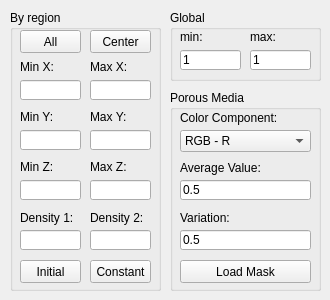
   <widget class="QWidget" name="tab_2">
    <attribute name="title">
     <string>Initial</string>
    </attribute>
    <widget class="QGroupBox" name="groupBox">
     <property name="geometry">
      <rect>
       <x>10</x>
       <y>10</y>
       <width>151</width>
       <height>281</height>
      </rect>
     </property>
     <property name="title">
      <string>By region</string>
     </property>
     <widget class="QPushButton" name="updateInitial">
      <property name="enabled">
       <bool>true</bool>
      </property>
      <property name="geometry">
       <rect>
        <x>10</x>
        <y>250</y>
        <width>61</width>
        <height>23</height>
       </rect>
      </property>
      <property name="text">
       <string>Initial</string>
      </property>
      <property name="autoDefault">
       <bool>false</bool>
      </property>
     </widget>
     <widget class="QLineEdit" name="minZ">
      <property name="enabled">
       <bool>true</bool>
      </property>
      <property name="geometry">
       <rect>
        <x>10</x>
        <y>170</y>
        <width>61</width>
        <height>20</height>
       </rect>
      </property>
     </widget>
     <widget class="QLabel" name="label_11">
      <property name="geometry">
       <rect>
        <x>80</x>
        <y>100</y>
        <width>46</width>
        <height>13</height>
       </rect>
      </property>
      <property name="text">
       <string>Max Y:</string>
      </property>
     </widget>
     <widget class="QLineEdit" name="maxY">
      <property name="enabled">
       <bool>true</bool>
      </property>
      <property name="geometry">
       <rect>
        <x>80</x>
        <y>120</y>
        <width>61</width>
        <height>20</height>
       </rect>
      </property>
     </widget>
     <widget class="QLineEdit" name="maxX">
      <property name="enabled">
       <bool>true</bool>
      </property>
      <property name="geometry">
       <rect>
        <x>80</x>
        <y>70</y>
        <width>61</width>
        <height>20</height>
       </rect>
      </property>
     </widget>
     <widget class="QLabel" name="label_8">
      <property name="geometry">
       <rect>
        <x>80</x>
        <y>50</y>
        <width>46</width>
        <height>13</height>
       </rect>
      </property>
      <property name="text">
       <string>Max X:</string>
      </property>
     </widget>
     <widget class="QLineEdit" name="maxZ">
      <property name="enabled">
       <bool>true</bool>
      </property>
      <property name="geometry">
       <rect>
        <x>80</x>
        <y>170</y>
        <width>61</width>
        <height>20</height>
       </rect>
      </property>
     </widget>
     <widget class="QLineEdit" name="density2">
      <property name="enabled">
       <bool>true</bool>
      </property>
      <property name="geometry">
       <rect>
        <x>80</x>
        <y>220</y>
        <width>61</width>
        <height>20</height>
       </rect>
      </property>
     </widget>
     <widget class="QLabel" name="label_14">
      <property name="geometry">
       <rect>
        <x>10</x>
        <y>200</y>
        <width>101</width>
        <height>16</height>
       </rect>
      </property>
      <property name="text">
       <string>Density 1:</string>
      </property>
     </widget>
     <widget class="QLabel" name="label_15">
      <property name="geometry">
       <rect>
        <x>80</x>
        <y>200</y>
        <width>101</width>
        <height>16</height>
       </rect>
      </property>
      <property name="text">
       <string>Density 2:</string>
      </property>
     </widget>
     <widget class="QLabel" name="label_10">
      <property name="geometry">
       <rect>
        <x>10</x>
        <y>150</y>
        <width>46</width>
        <height>13</height>
       </rect>
      </property>
      <property name="text">
       <string>Min Z:</string>
      </property>
     </widget>
     <widget class="QLabel" name="label_7">
      <property name="geometry">
       <rect>
        <x>80</x>
        <y>150</y>
        <width>46</width>
        <height>13</height>
       </rect>
      </property>
      <property name="text">
       <string>Max Z:</string>
      </property>
     </widget>
     <widget class="QLineEdit" name="minX">
      <property name="enabled">
       <bool>true</bool>
      </property>
      <property name="geometry">
       <rect>
        <x>10</x>
        <y>70</y>
        <width>61</width>
        <height>20</height>
       </rect>
      </property>
     </widget>
     <widget class="QLineEdit" name="minY">
      <property name="enabled">
       <bool>true</bool>
      </property>
      <property name="geometry">
       <rect>
        <x>10</x>
        <y>120</y>
        <width>61</width>
        <height>20</height>
       </rect>
      </property>
     </widget>
     <widget class="QLineEdit" name="density1">
      <property name="enabled">
       <bool>true</bool>
      </property>
      <property name="geometry">
       <rect>
        <x>10</x>
        <y>220</y>
        <width>61</width>
        <height>20</height>
       </rect>
      </property>
     </widget>
     <widget class="QLabel" name="label_9">
      <property name="geometry">
       <rect>
        <x>10</x>
        <y>50</y>
        <width>46</width>
        <height>13</height>
       </rect>
      </property>
      <property name="text">
       <string>Min X:</string>
      </property>
     </widget>
     <widget class="QLabel" name="label_12">
      <property name="geometry">
       <rect>
        <x>10</x>
        <y>100</y>
        <width>46</width>
        <height>13</height>
       </rect>
      </property>
      <property name="text">
       <string>Min Y:</string>
      </property>
     </widget>
     <widget class="QPushButton" name="updateConstant">
      <property name="enabled">
       <bool>true</bool>
      </property>
      <property name="geometry">
       <rect>
        <x>80</x>
        <y>250</y>
        <width>61</width>
        <height>23</height>
       </rect>
      </property>
      <property name="text">
       <string>Constant</string>
      </property>
      <property name="autoDefault">
       <bool>false</bool>
      </property>
     </widget>
     <widget class="QPushButton" name="regionAll">
      <property name="enabled">
       <bool>true</bool>
      </property>
      <property name="geometry">
       <rect>
        <x>10</x>
        <y>20</y>
        <width>61</width>
        <height>23</height>
       </rect>
      </property>
      <property name="text">
       <string>All</string>
      </property>
      <property name="autoDefault">
       <bool>false</bool>
      </property>
     </widget>
     <widget class="QPushButton" name="regionCenter">
      <property name="enabled">
       <bool>true</bool>
      </property>
      <property name="geometry">
       <rect>
        <x>80</x>
        <y>20</y>
        <width>61</width>
        <height>23</height>
       </rect>
      </property>
      <property name="text">
       <string>Center</string>
      </property>
      <property name="autoDefault">
       <bool>false</bool>
      </property>
     </widget>
    </widget>
    <widget class="QGroupBox" name="groupBox_3">
     <property name="geometry">
      <rect>
       <x>170</x>
       <y>10</y>
       <width>151</width>
       <height>71</height>
      </rect>
     </property>
     <property name="title">
      <string>Global</string>
     </property>
     <widget class="QLabel" name="label_16">
      <property name="geometry">
       <rect>
        <x>10</x>
        <y>20</y>
        <width>61</width>
        <height>13</height>
       </rect>
      </property>
      <property name="text">
       <string>min:</string>
      </property>
     </widget>
     <widget class="ImprovedLineEdit" name="minP0">
      <property name="geometry">
       <rect>
        <x>10</x>
        <y>40</y>
        <width>61</width>
        <height>20</height>
       </rect>
      </property>
      <property name="text">
       <string>1</string>
      </property>
     </widget>
     <widget class="QLabel" name="label_17">
      <property name="geometry">
       <rect>
        <x>80</x>
        <y>20</y>
        <width>46</width>
        <height>13</height>
       </rect>
      </property>
      <property name="text">
       <string>max:</string>
      </property>
     </widget>
     <widget class="ImprovedLineEdit" name="maxP0">
      <property name="geometry">
       <rect>
        <x>80</x>
        <y>40</y>
        <width>61</width>
        <height>20</height>
       </rect>
      </property>
      <property name="text">
       <string>1</string>
      </property>
     </widget>
    </widget>
    <widget class="QGroupBox" name="groupBox_17">
     <property name="geometry">
      <rect>
       <x>170</x>
       <y>90</y>
       <width>151</width>
       <height>201</height>
      </rect>
     </property>
     <property name="title">
      <string>Porous Media</string>
     </property>
     <widget class="QPushButton" name="loadMaskPorousMedia">
      <property name="geometry">
       <rect>
        <x>10</x>
        <y>170</y>
        <width>131</width>
        <height>23</height>
       </rect>
      </property>
      <property name="text">
       <string>Load Mask</string>
      </property>
      <property name="autoDefault">
       <bool>false</bool>
      </property>
     </widget>
     <widget class="QLabel" name="label_62">
      <property name="geometry">
       <rect>
        <x>10</x>
        <y>20</y>
        <width>131</width>
        <height>16</height>
       </rect>
      </property>
      <property name="text">
       <string>Color Component:</string>
      </property>
     </widget>
     <widget class="QComboBox" name="colorComponentPorous">
      <property name="geometry">
       <rect>
        <x>10</x>
        <y>40</y>
        <width>131</width>
        <height>22</height>
       </rect>
      </property>
      <item>
       <property name="text">
        <string>RGB - R</string>
       </property>
      </item>
      <item>
       <property name="text">
        <string>RGB - G</string>
       </property>
      </item>
      <item>
       <property name="text">
        <string>RGB - B</string>
       </property>
      </item>
      <item>
       <property name="text">
        <string>HSV - H</string>
       </property>
      </item>
      <item>
       <property name="text">
        <string>HSV - S</string>
       </property>
      </item>
      <item>
       <property name="text">
        <string>HSV - V</string>
       </property>
      </item>
      <item>
       <property name="text">
        <string>CMYK - C</string>
       </property>
      </item>
      <item>
       <property name="text">
        <string>CMYK - M</string>
       </property>
      </item>
      <item>
       <property name="text">
        <string>CMYK - Y</string>
       </property>
      </item>
      <item>
       <property name="text">
        <string>CMYK - K</string>
       </property>
      </item>
     </widget>
     <widget class="QLabel" name="label_63">
      <property name="geometry">
       <rect>
        <x>10</x>
        <y>70</y>
        <width>131</width>
        <height>16</height>
       </rect>
      </property>
      <property name="text">
       <string>Average Value:</string>
      </property>
     </widget>
     <widget class="QLineEdit" name="averageValuePorous">
      <property name="geometry">
       <rect>
        <x>10</x>
        <y>90</y>
        <width>131</width>
        <height>20</height>
       </rect>
      </property>
      <property name="text">
       <string>0.5</string>
      </property>
     </widget>
     <widget class="QLabel" name="label_64">
      <property name="geometry">
       <rect>
        <x>10</x>
        <y>120</y>
        <width>131</width>
        <height>16</height>
       </rect>
      </property>
      <property name="text">
       <string>Variation:</string>
      </property>
     </widget>
     <widget class="QLineEdit" name="variationPorous">
      <property name="geometry">
       <rect>
        <x>10</x>
        <y>140</y>
        <width>131</width>
        <height>20</height>
       </rect>
      </property>
      <property name="text">
       <string>0.5</string>
      </property>
     </widget>
    </widget>
   </widget>
